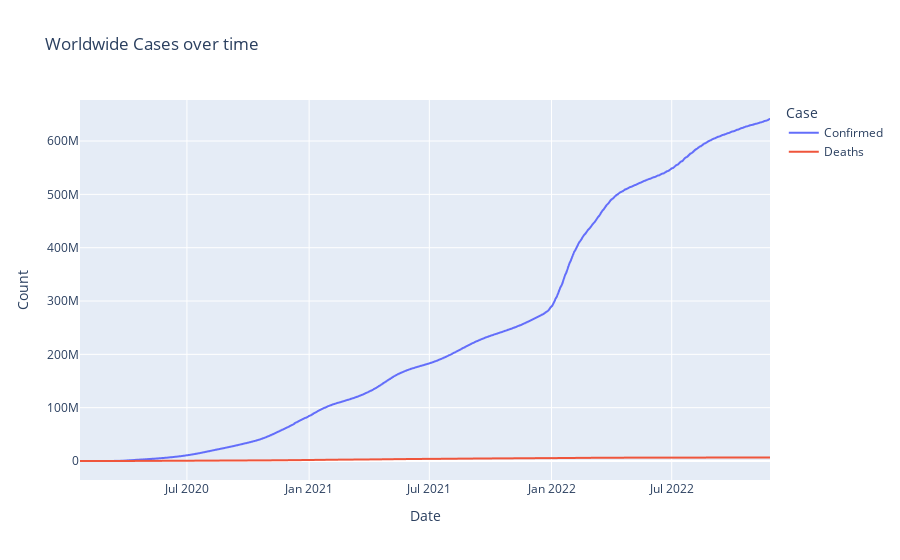

Here is the notebook cell this chart was saved with:
### Markdown cell above
# Worldwide Number of Confirmed cases and Deaths

### Code cell
# Groupping on Date for visualization 
samp = country_df.groupby('Date')['Confirmed', 'Deaths'].sum().reset_index()
samp = samp.melt(id_vars="Date", value_vars=['Confirmed', 'Deaths'],
                 var_name='Case', value_name='Count')
# Plotting line graph
fig = px.line(samp, x="Date", y="Count", color='Case',
             title='Worldwide Cases over time')
fig

### Figure 1 — Plotly figure (JSON) as saved in the notebook; plotly's stock layout.template omitted (floating-point values rounded to 4 significant figures; data arrays with more than 128 entries replaced by an {"elided": "..."} marker saying what was removed)
{"data": [{"hovertemplate": "Case=Confirmed<br>Date=%{x}<br>Count=%{y}<extra></extra>", "legendgroup": "Confirmed", "line": {"color": "#636efa", "dash": "solid"}, "marker": {"symbol": "circle"}, "mode": "lines", "name": "Confirmed", "showlegend": true, "type": "scattergl", "x": {"elided": "1040 str values"}, "xaxis": "x", "y": {"elided": "1040 int values"}, "yaxis": "y"}, {"hovertemplate": "Case=Deaths<br>Date=%{x}<br>Count=%{y}<extra></extra>", "legendgroup": "Deaths", "line": {"color": "#EF553B", "dash": "solid"}, "marker": {"symbol": "circle"}, "mode": "lines", "name": "Deaths", "showlegend": true, "type": "scattergl", "x": {"elided": "1040 str values"}, "xaxis": "x", "y": {"elided": "1040 int values"}, "yaxis": "y"}], "layout": {"legend": {"title": {"text": "Case"}, "tracegroupgap": 0}, "title": {"text": "Worldwide Cases over time"}, "xaxis": {"anchor": "y", "domain": [0, 1], "title": {"text": "Date"}}, "yaxis": {"anchor": "x", "domain": [0, 1], "title": {"text": "Count"}}}}
